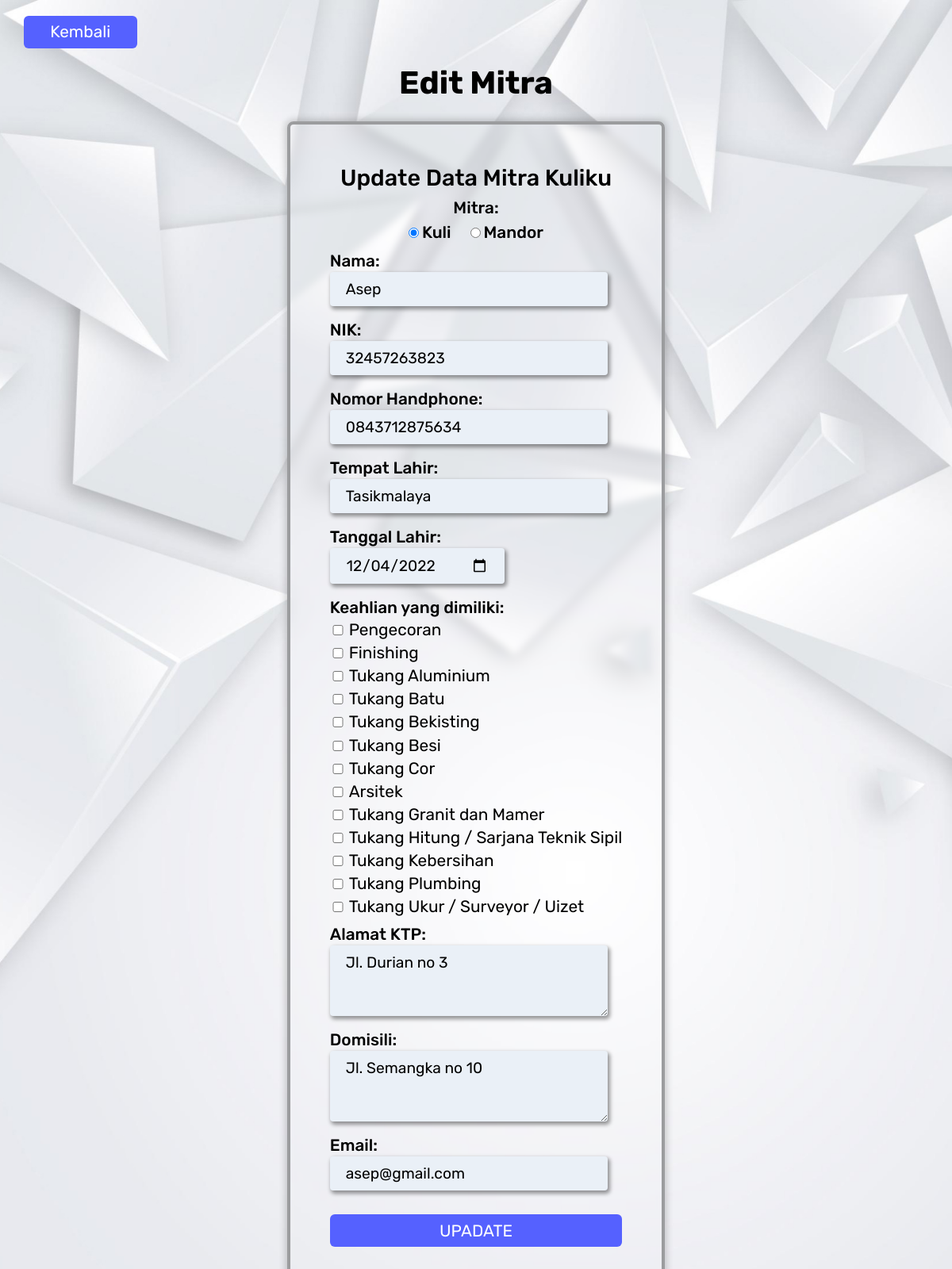
/edit_mitra.php?id=1, run on the app's committed database.
### tables this page shows
CREATE TABLE `mitra` (
  `id` int(11) NOT NULL,
  `nik` varchar(100) NOT NULL,
  `nama` varchar(100) NOT NULL,
  `email` varchar(100) NOT NULL,
  `no_hp` varchar(100) NOT NULL,
  `tanggal_lahir` date NOT NULL,
  `temppat_lahir` varchar(100) NOT NULL,
  `alamat_KTP` text NOT NULL,
  `domisili` text NOT NULL,
  `tipe` varchar(20) NOT NULL
);

CREATE TABLE `keahlian` (
  `id` int(11) NOT NULL,
  `jenis_keahlian` varchar(100) NOT NULL,
  `tipe` varchar(20) NOT NULL
);

### function.php (called while the page is built, shortened)
<?php
$conn = mysqli_connect("localhost", "root", "", "kuliku");
function QueryData($query)
{
    global $conn;
    $result = mysqli_query($conn, $query);
    $rows = [];
    while ($row = mysqli_fetch_assoc($result)) {
        $rows[] = $row;
    }
    return $rows;
}

### edit_mitra.php (the view, shortened to what this page needs)
<?php
require 'function.php';
$id = $_GET['id'];
$kuli = QueryData("SELECT * FROM mitra WHERE id = $id")[0];
$query = "SELECT * FROM keahlian";
$keahlian = QueryData($query);
?>
<!DOCTYPE html>
<html lang="en">
<head>
    <link rel="stylesheet" href="style.css">
    <link rel="stylesheet" href="register.css">
    <link rel="stylesheet" href="index.css">
    <link rel="stylesheet" href="edit_mitra.css">
</head>
<body>
    <a href="admin_logic.php">
        <button>Kembali</button> </a>
    <div class="content">
        <h1>Edit Mitra</h1>
        <div class="box">
            <h2>Update Data Mitra Kuliku</h2>
            <form action="" method="POST">
                <div class="tipe">
                    <label for="tipe">Mitra: </label>
                    <br>
                    <input type="radio" name="tipe" id="Kuli" value="Kuli" autocomplete="off" checked>
                    <label for="Kuli">Kuli</label>
                    <input type="radio" name="tipe" id="Mandor" value="Mandor" autocomplete="off">
                    <label for="Mandor">Mandor</label>
                </div>
                <label for="nama">Nama: </label>
                <input value="<?= $kuli['nama'] ?>" type="text" name="nama" id="nama" autocomplete="off">
                <label for="nik">NIK: </label>
                <input value="<?= $kuli['nik'] ?>" type="text" name="nik" id="nik" autocomplete="off">
                <label for="no_hp">Nomor Handphone: </label>
                <input value="<?= $kuli['no_hp'] ?>" type="number" name="no_hp" id="no_hp" autocomplete="off">
                <label for="tempat_lahir">Tempat Lahir: </label>
                <input value="<?= $kuli['temppat_lahir'] ?>" type="text" name="tempat_lahir" id="tempat_lahir" autocomplete="off">
                <label for="tempat_lahir">Tanggal Lahir: </label>
                <input value="<?= $kuli['tanggal_lahir'] ?>" type="date" name="tanggal_lahir" id="tanggal_lahir" autocomplete="off">
                <label for="keahlian">Keahlian yang dimiliki: </label>
                <div class="keahlian" id="container">
                    <?php foreach ($keahlian as $value) : ?>
                        <?php if ($value['tipe'] == 'Kuli') : ?>
                            <input type="checkbox" name="<?= $value["id"] ?>" id="<?= $value["jenis_keahlian"] ?>">
                            <label for="<?= $value["jenis_keahlian"] ?>"><?= $value["jenis_keahlian"] ?></label>
                            <br>
                        <?php endif; ?>
                    <?php endforeach; ?>
                </div>
                <label for="alamat_ktp">Alamat KTP: </label>
                <textarea name="alamat_ktp" id="alamat_ktp" cols="30" rows="3"><?= $kuli['alamat_KTP'] ?></textarea>
                <label for="domisili">Domisili: </label>
                <textarea name="domisili" id="domisili" cols="30" rows="3"><?= $kuli['domisili'] ?></textarea>
                <label for="email">Email: </label>
                <input value="<?= $kuli['email'] ?>" type="email" name="email" id="email" readonly>
                <button type="submit" name="update">UPADATE</button>
            </form>
        </div>
    </div>
</body>
</html>

### style.css (style rules this page uses)
* { margin: 0; box-sizing: border-box; font-family: 'Rubik', sans-serif; }
body { background-image: url(assets/bg.jpg); background-repeat: no-repeat; background-size: cover; height: 100vh; scroll-behavior: smooth; }
a { color: black; text-decoration: none; font-size: 1.3rem; }
h1 { font-size: 2.5rem; font-weight: 700; }
h2 { font-size: 1.8rem; font-weight: 500; text-align: center; }
form { display: flex; flex-direction: column; margin-top: 6px; }
label { font-size: 1.3rem; font-weight: 500; padding-top: 8px; padding-bottom: 2px; }
input[type=email], input[type=text], input[type=number], input[type=date], input[type=password] { background-color: #EAF0F7; border: none; outline: none; padding: 10px 20px; margin-bottom: 10px; font-size: 1.2rem; border-radius: 4px; width: 350px; box-shadow: 2px 3px 5px 1px rgba(0, 0, 0, 0.4); }
textarea { background-color: #EAF0F7; border: none; outline: none; padding: 10px 20px; margin-bottom: 10px; font-size: 1.2rem; border-radius: 4px; width: 350px; box-shadow: 2px 3px 5px 1px rgba(0, 0, 0, 0.4); }
input[type=checkbox] { width: 20px; background-color: aquamarine; }
button { border: none; border-radius: 6px; font-size: 1.3rem; color: white; background-color: #5561FF; padding: 0.4em 1.6em; margin-left: 45px; }
.content { height: 100%; display: flex; flex-direction: column; align-items: center; justify-content: center; }
.content .box { border: 4px solid #9B9C9E; border-radius: 8px; padding: 50px; margin-top: 25px; box-shadow: 0 0 10px 2px rgba(0, 0, 0, 0.2); backdrop-filter: blur(5px); }

### register.css (style rules this page uses)
body { background-image: url(assets/bg2.jpg); background-repeat: no-repeat; background-size: cover; height: 100%; }
.content { padding: 120px 0; }
.box { display: flex; flex-direction: column; align-items: center; }
.tipe { text-align: center; line-height: 1.5; }
input[type=date] { width: 220px; }
button { margin: 20px 0 10px 0; }

### index.css (style rules this page uses)
.keahlian label { font-weight: 400; line-height: 1.4; }

### edit_mitra.css (style rules this page uses)
.content { padding: 10px 0; }
a button { margin-left: 30px; }

### data on the page
mitra: nama "Asep", nik "32457263823", no_hp "0843712875634", tempat_lahir "Tasikmalaya", tanggal_lahir "12/04/2022", alamat_ktp "Jl. Durian no 3", domisili "Jl. Semangka no 10", email "asep@gmail.com"
keahlian: jenis_keahlian "Pengecoran"
keahlian: jenis_keahlian "Finishing"
keahlian: jenis_keahlian "Tukang Aluminium"
keahlian: jenis_keahlian "Tukang Batu"
keahlian: jenis_keahlian "Tukang Bekisting"
keahlian: jenis_keahlian "Tukang Besi"
keahlian: jenis_keahlian "Tukang Cor"
keahlian: jenis_keahlian "Arsitek"
keahlian: jenis_keahlian "Tukang Granit dan Mamer"
keahlian: jenis_keahlian "Tukang Hitung / Sarjana Teknik Sipil"
keahlian: jenis_keahlian "Tukang Kebersihan"
keahlian: jenis_keahlian "Tukang Plumbing"
keahlian: jenis_keahlian "Tukang Ukur / Surveyor / Uizet"
